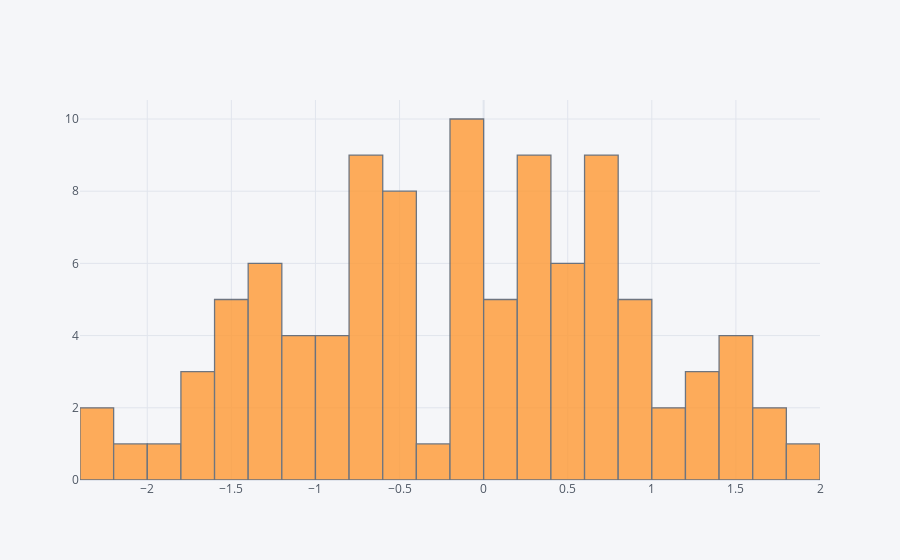

Source (notebook cell):
### Code cell
dataframe['a'].iplot(kind='hist',bins=30)

### Figure 1 — Plotly figure (JSON) as saved in the notebook; plotly's stock layout.template omitted (floating-point values rounded to 4 significant figures)
{"data": [{"histfunc": "count", "histnorm": "", "marker": {"color": "rgba(255, 153, 51, 1.0)", "line": {"color": "#4D5663", "width": 1.3}}, "name": "a", "nbinsx": 30, "opacity": 0.8, "orientation": "v", "type": "histogram", "x": [-1.286, -1.764, 0.3464, -2.118, -1.001, 0.6963, -0.7221, 0.5551, 1.581, -0.1299, 0.022, 1.177, 0.2871, -0.6004, -1.11, -0.05788, -1.87, 0.0736, -0.9523, 0.5972, 0.855, -0.9418, 0.2898, -0.5988, 1.592, -1.106, -0.02163, -0.8219, 0.6963, 0.7118, -0.03655, 0.3114, -1.029, 0.6552, -1.298, -1.538, 0.595, 0.3112, -0.1017, 1.698, 0.642, -0.6383, 0.08795, 1.269, -0.5067, -0.6599, -0.01252, -1.326, -0.7383, -1.673, -0.1432, -0.4718, -1.556, -0.1564, -0.5813, 1.423, -0.9495, -1.239, -1.46, -0.6674, 0.9859, -0.6801, -0.05173, 0.6195, 0.4687, -1.745, 1.111, -1.212, 1.239, -0.5716, 0.494, 0.9406, 1.271, -1.404, 0.2896, 0.07412, 0.6293, 0.6632, 0.3099, 1.475, -2.392, 1.913, -0.4924, -0.4301, -0.4427, -0.2812, -2.253, -1.249, 0.06105, 0.8517, -0.6334, -0.7708, 0.3176, -1.479, 1.605, -0.09786, 0.2189, 0.5886, 0.7787, 0.805]}], "layout": {"barmode": "overlay", "legend": {"bgcolor": "#F5F6F9", "font": {"color": "#4D5663"}}, "paper_bgcolor": "#F5F6F9", "plot_bgcolor": "#F5F6F9", "title": {"font": {"color": "#4D5663"}}, "xaxis": {"gridcolor": "#E1E5ED", "showgrid": true, "tickfont": {"color": "#4D5663"}, "title": {"font": {"color": "#4D5663"}, "text": ""}, "zerolinecolor": "#E1E5ED"}, "yaxis": {"gridcolor": "#E1E5ED", "showgrid": true, "tickfont": {"color": "#4D5663"}, "title": {"font": {"color": "#4D5663"}, "text": ""}, "zerolinecolor": "#E1E5ED"}}}
